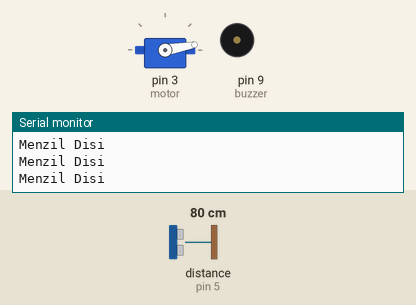
This sketch was run on a simulated Arduino Uno, built with avr-gcc and run on an emulated ATmega328P. Parts: servo, buzzer (waves = sounding, pin HIGH), the last lines printed to the serial monitor. Wiring (inferred from the names in the program): ultrasonic range finder: trigger pin 6; echo pin 5. The test bench sets the inputs (shaded band); at power-on: distance to the obstacle (sensor on pin 5) 80 cm. The echo pulse lasts 58.3 µs per cm; pins used as bus, display or sensor lines are not drawn.

Above: at 1.3 s.
1.4 s: distance to the obstacle (sensor on pin 5) set to 55 cm
4.4 s: distance to the obstacle (sensor on pin 5) set to 48 cm
At 5.3 s:
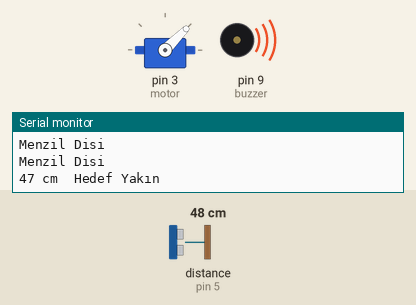
6.0 s: distance to the obstacle (sensor on pin 5) set to 60 cm
At 8.4 s:
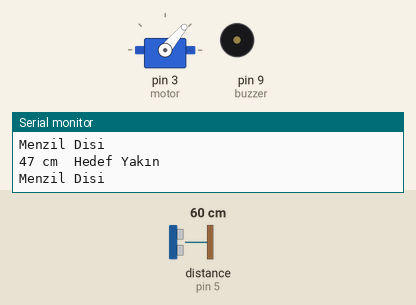
9.0 s: distance to the obstacle (sensor on pin 5) set to 2 cm
At 10.3 s:
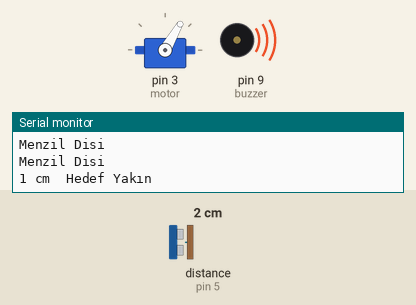
Timing chart, 0 to 28.0 s (numbered marks = the images above; inputs shaded):
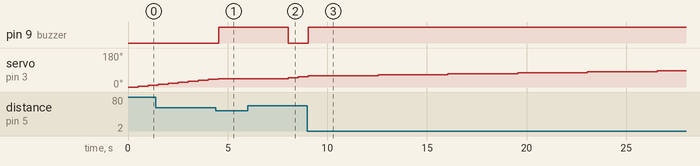

The sketch:

Gozetleme_Kules_.ino
```cpp
#include <Servo.h>
Servo motor;
#define trigPin 6
#define echoPin 5
#define buzzer  9

int flag = 1;
int derece = 0;
void setup() {
  motor.attach(3);
Serial.begin (9600);
pinMode(trigPin, OUTPUT);
pinMode(echoPin, INPUT);
pinMode (buzzer, OUTPUT);
}
void loop() {
   motor.write(derece);
  long sure, mesafe;
  digitalWrite(trigPin, LOW);
  delayMicroseconds(2);
  digitalWrite(trigPin, HIGH);
  delayMicroseconds(10);
  digitalWrite(trigPin, LOW);
  sure = pulseIn(echoPin, HIGH);
  mesafe = (sure/2) / 29.1;
   if (mesafe > 50 || mesafe < 0){
    Serial.println("Menzil Disi");
    digitalWrite(buzzer,LOW);
   }
   else {
    Serial.print(mesafe);
    Serial.print(" cm");
    Serial.println("  Hedef Yakın ");
    digitalWrite(buzzer,HIGH);
    delay(3000);
   }
  if(flag == 1){
    derece +=5;
    if(derece == 180){
      flag = 0;
    }
  }

  if(flag == 0){
    derece -=5;
    if(derece == 0){
      flag = 1;
    }
  }
  delay(500);
}
```

Measured:
- the behaviour switches between 52 and 51 cm on distance to the obstacle (sensor on pin 5) (found by bisection; images 0 and 1)
- after the input at 4.4 s, pin 9 (buzzer): LOW → HIGH after 0.14 s; servo on pin 3 (motor): goes on until 4.5 s, then stays 45°
- after the input at 6.0 s, pin 9 (buzzer): HIGH → LOW after 2.0 s
- after the input at 9.0 s, pin 9 (buzzer): LOW → HIGH after 0.05 s
